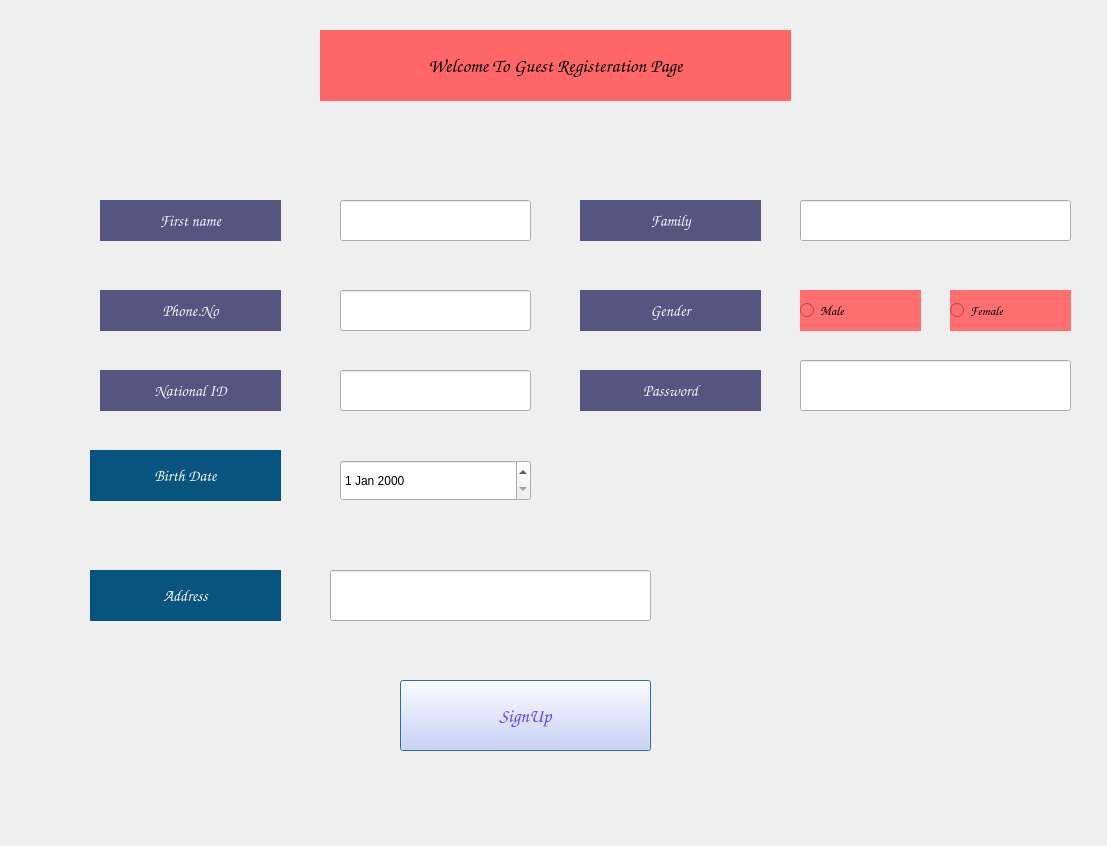
<?xml version="1.0" encoding="UTF-8"?>
<ui version="4.0">
 <class>Dialog</class>
 <widget class="QDialog" name="Dialog">
  <property name="geometry">
   <rect>
    <x>0</x>
    <y>0</y>
    <width>1107</width>
    <height>846</height>
   </rect>
  </property>
  <property name="cursor">
   <cursorShape>ClosedHandCursor</cursorShape>
  </property>
  <property name="windowTitle">
   <string>SignUp Page</string>
  </property>
  <property name="windowIcon">
   <iconset theme="Icon">
    <normaloff>D:/education/Term/database/PyQt5-Project-Test</normaloff>D:/education/Term/database/PyQt5-Project-Test</iconset>
  </property>
  <property name="modal">
   <bool>true</bool>
  </property>
  <widget class="QLabel" name="label_2">
   <property name="geometry">
    <rect>
     <x>320</x>
     <y>30</y>
     <width>471</width>
     <height>71</height>
    </rect>
   </property>
   <property name="font">
    <font>
     <family>Comic Sans MS</family>
     <pointsize>14</pointsize>
     <weight>75</weight>
     <bold>true</bold>
    </font>
   </property>
   <property name="cursor">
    <cursorShape>ClosedHandCursor</cursorShape>
   </property>
   <property name="styleSheet">
    <string notr="true">background-color: rgb(255, 102, 104);</string>
   </property>
   <property name="text">
    <string>Welcome To Guest Registeration Page</string>
   </property>
   <property name="alignment">
    <set>Qt::AlignCenter</set>
   </property>
  </widget>
  <widget class="QLabel" name="Firstname_L">
   <property name="geometry">
    <rect>
     <x>100</x>
     <y>200</y>
     <width>181</width>
     <height>41</height>
    </rect>
   </property>
   <property name="font">
    <font>
     <family>Comic Sans MS</family>
     <pointsize>12</pointsize>
     <weight>75</weight>
     <bold>true</bold>
    </font>
   </property>
   <property name="styleSheet">
    <string notr="true">background-color: rgb(85, 85, 127);
color: rgb(245, 243, 255);</string>
   </property>
   <property name="text">
    <string>First name</string>
   </property>
   <property name="alignment">
    <set>Qt::AlignCenter</set>
   </property>
  </widget>
  <widget class="QLabel" name="Family_L">
   <property name="geometry">
    <rect>
     <x>580</x>
     <y>200</y>
     <width>181</width>
     <height>41</height>
    </rect>
   </property>
   <property name="font">
    <font>
     <family>Comic Sans MS</family>
     <pointsize>12</pointsize>
     <weight>75</weight>
     <bold>true</bold>
    </font>
   </property>
   <property name="styleSheet">
    <string notr="true">background-color: rgb(85, 85, 127);
color: rgb(245, 243, 255);</string>
   </property>
   <property name="text">
    <string>Family</string>
   </property>
   <property name="alignment">
    <set>Qt::AlignCenter</set>
   </property>
  </widget>
  <widget class="QLineEdit" name="Firstname_LE">
   <property name="geometry">
    <rect>
     <x>340</x>
     <y>200</y>
     <width>191</width>
     <height>41</height>
    </rect>
   </property>
  </widget>
  <widget class="QPushButton" name="Signup_Button">
   <property name="geometry">
    <rect>
     <x>400</x>
     <y>680</y>
     <width>251</width>
     <height>71</height>
    </rect>
   </property>
   <property name="font">
    <font>
     <family>Comic Sans MS</family>
     <pointsize>14</pointsize>
     <weight>75</weight>
     <bold>true</bold>
    </font>
   </property>
   <property name="cursor">
    <cursorShape>OpenHandCursor</cursorShape>
   </property>
   <property name="acceptDrops">
    <bool>false</bool>
   </property>
   <property name="autoFillBackground">
    <bool>false</bool>
   </property>
   <property name="styleSheet">
    <string notr="true">background-color: rgb(208, 209, 255);
color: rgb(102, 64, 255);</string>
   </property>
   <property name="text">
    <string>SignUp</string>
   </property>
  </widget>
  <widget class="QLineEdit" name="Family_LE">
   <property name="geometry">
    <rect>
     <x>800</x>
     <y>200</y>
     <width>271</width>
     <height>41</height>
    </rect>
   </property>
  </widget>
  <widget class="QLabel" name="Gender_L">
   <property name="geometry">
    <rect>
     <x>580</x>
     <y>290</y>
     <width>181</width>
     <height>41</height>
    </rect>
   </property>
   <property name="font">
    <font>
     <family>Comic Sans MS</family>
     <pointsize>12</pointsize>
     <weight>75</weight>
     <bold>true</bold>
    </font>
   </property>
   <property name="styleSheet">
    <string notr="true">background-color: rgb(85, 85, 127);
color: rgb(245, 243, 255);</string>
   </property>
   <property name="text">
    <string>Gender</string>
   </property>
   <property name="alignment">
    <set>Qt::AlignCenter</set>
   </property>
  </widget>
  <widget class="QLabel" name="BirthDate_L">
   <property name="geometry">
    <rect>
     <x>90</x>
     <y>450</y>
     <width>191</width>
     <height>51</height>
    </rect>
   </property>
   <property name="font">
    <font>
     <family>Comic Sans MS</family>
     <pointsize>12</pointsize>
     <weight>75</weight>
     <bold>true</bold>
    </font>
   </property>
   <property name="styleSheet">
    <string notr="true">background-color: rgb(7, 85, 127);
color: rgb(255, 249, 249);</string>
   </property>
   <property name="text">
    <string>Birth Date</string>
   </property>
   <property name="alignment">
    <set>Qt::AlignCenter</set>
   </property>
  </widget>
  <widget class="QRadioButton" name="male_RD">
   <property name="geometry">
    <rect>
     <x>800</x>
     <y>290</y>
     <width>121</width>
     <height>41</height>
    </rect>
   </property>
   <property name="font">
    <font>
     <family>Comic Sans MS</family>
     <pointsize>10</pointsize>
     <weight>75</weight>
     <bold>true</bold>
    </font>
   </property>
   <property name="styleSheet">
    <string notr="true">background-color: rgb(255, 111, 111);</string>
   </property>
   <property name="text">
    <string>Male</string>
   </property>
   <property name="checkable">
    <bool>true</bool>
   </property>
  </widget>
  <widget class="QRadioButton" name="female_RD">
   <property name="geometry">
    <rect>
     <x>950</x>
     <y>290</y>
     <width>121</width>
     <height>41</height>
    </rect>
   </property>
   <property name="font">
    <font>
     <family>Comic Sans MS</family>
     <pointsize>10</pointsize>
     <weight>75</weight>
     <bold>true</bold>
    </font>
   </property>
   <property name="styleSheet">
    <string notr="true">background-color: rgb(255, 111, 111);</string>
   </property>
   <property name="text">
    <string>Female</string>
   </property>
   <property name="iconSize">
    <size>
     <width>20</width>
     <height>20</height>
    </size>
   </property>
  </widget>
  <widget class="QLabel" name="Phone_L">
   <property name="geometry">
    <rect>
     <x>100</x>
     <y>290</y>
     <width>181</width>
     <height>41</height>
    </rect>
   </property>
   <property name="font">
    <font>
     <family>Comic Sans MS</family>
     <pointsize>12</pointsize>
     <weight>75</weight>
     <bold>true</bold>
    </font>
   </property>
   <property name="styleSheet">
    <string notr="true">background-color: rgb(85, 85, 127);
color: rgb(245, 243, 255);</string>
   </property>
   <property name="text">
    <string>Phone.No</string>
   </property>
   <property name="alignment">
    <set>Qt::AlignCenter</set>
   </property>
  </widget>
  <widget class="QLabel" name="Address_L">
   <property name="geometry">
    <rect>
     <x>90</x>
     <y>570</y>
     <width>191</width>
     <height>51</height>
    </rect>
   </property>
   <property name="font">
    <font>
     <family>Comic Sans MS</family>
     <pointsize>12</pointsize>
     <weight>75</weight>
     <bold>true</bold>
    </font>
   </property>
   <property name="styleSheet">
    <string notr="true">background-color: rgb(7, 85, 127);
color: rgb(255, 249, 249);</string>
   </property>
   <property name="text">
    <string>Address</string>
   </property>
   <property name="alignment">
    <set>Qt::AlignCenter</set>
   </property>
  </widget>
  <widget class="QLineEdit" name="Phone_LE">
   <property name="geometry">
    <rect>
     <x>340</x>
     <y>290</y>
     <width>191</width>
     <height>41</height>
    </rect>
   </property>
  </widget>
  <widget class="QLineEdit" name="Address_LE">
   <property name="geometry">
    <rect>
     <x>330</x>
     <y>570</y>
     <width>321</width>
     <height>51</height>
    </rect>
   </property>
  </widget>
  <widget class="QDateEdit" name="BirthDate_DE">
   <property name="geometry">
    <rect>
     <x>340</x>
     <y>460</y>
     <width>191</width>
     <height>41</height>
    </rect>
   </property>
  </widget>
  <widget class="QLabel" name="National_L">
   <property name="geometry">
    <rect>
     <x>100</x>
     <y>370</y>
     <width>181</width>
     <height>41</height>
    </rect>
   </property>
   <property name="font">
    <font>
     <family>Comic Sans MS</family>
     <pointsize>12</pointsize>
     <weight>75</weight>
     <bold>true</bold>
    </font>
   </property>
   <property name="styleSheet">
    <string notr="true">background-color: rgb(85, 85, 127);
color: rgb(245, 243, 255);</string>
   </property>
   <property name="text">
    <string>National ID</string>
   </property>
   <property name="alignment">
    <set>Qt::AlignCenter</set>
   </property>
  </widget>
  <widget class="QLineEdit" name="National_LE">
   <property name="geometry">
    <rect>
     <x>340</x>
     <y>370</y>
     <width>191</width>
     <height>41</height>
    </rect>
   </property>
  </widget>
  <widget class="QLabel" name="Password_L">
   <property name="geometry">
    <rect>
     <x>580</x>
     <y>370</y>
     <width>181</width>
     <height>41</height>
    </rect>
   </property>
   <property name="font">
    <font>
     <family>Comic Sans MS</family>
     <pointsize>12</pointsize>
     <weight>75</weight>
     <bold>true</bold>
    </font>
   </property>
   <property name="styleSheet">
    <string notr="true">background-color: rgb(85, 85, 127);
color: rgb(245, 243, 255);</string>
   </property>
   <property name="text">
    <string>Password</string>
   </property>
   <property name="alignment">
    <set>Qt::AlignCenter</set>
   </property>
  </widget>
  <widget class="QLineEdit" name="Password_LE">
   <property name="geometry">
    <rect>
     <x>800</x>
     <y>360</y>
     <width>271</width>
     <height>51</height>
    </rect>
   </property>
  </widget>
 </widget>
 <resources/>
 <connections/>
</ui>
